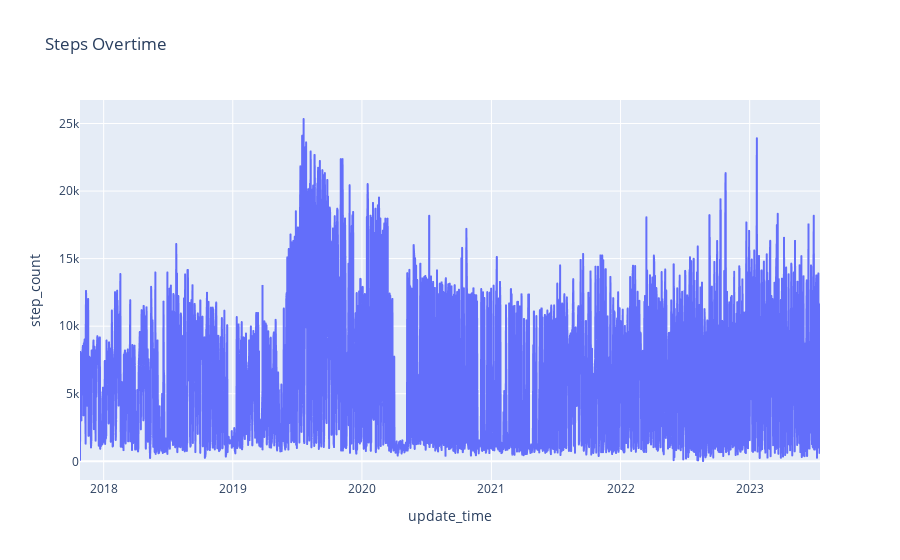

The notebook cell this image was saved under:
### Markdown cell above
This is just simple, just so that I make these more understandable.
Change from timestamp format to just the day.

### Code cell
step_fig = px.line(steps, x='update_time', y='step_count', title='Steps Overtime', height = 500)
step_fig.show()

### Figure 1 — Plotly figure (JSON) as saved in the notebook; plotly's stock layout.template omitted (floating-point values rounded to 4 significant figures; data arrays with more than 128 entries replaced by an {"elided": "..."} marker saying what was removed)
{"data": [{"hovertemplate": "update_time=%{x}<br>step_count=%{y}<extra></extra>", "legendgroup": "", "line": {"color": "#636efa", "dash": "solid"}, "marker": {"symbol": "circle"}, "mode": "lines", "name": "", "showlegend": false, "type": "scattergl", "x": {"elided": "4597 str values"}, "xaxis": "x", "y": {"elided": "4597 int values"}, "yaxis": "y"}], "layout": {"autosize": true, "legend": {"tracegroupgap": 0}, "title": {"text": "Steps Overtime"}, "xaxis": {"anchor": "y", "autorange": true, "domain": [0, 1], "range": ["2017-10-26 03:12", "2023-07-18 17:02:22.065"], "title": {"text": "update_time"}, "type": "date"}, "yaxis": {"anchor": "x", "autorange": true, "domain": [0, 1], "range": [-1384.0, 26740.0], "title": {"text": "step_count"}, "type": "linear"}}}
